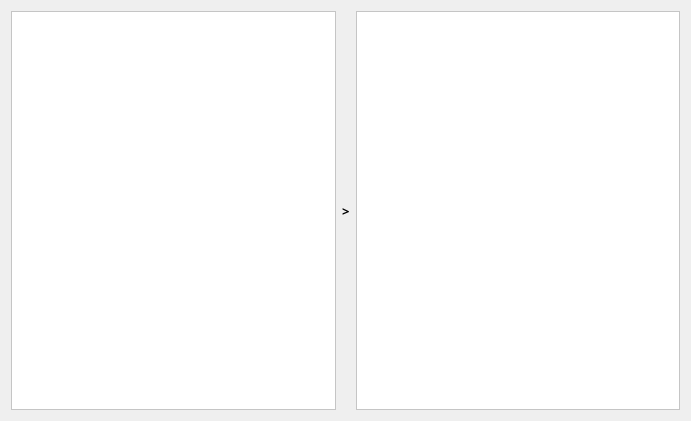
   <widget class="QWidget" name="layoutWidget">
    <property name="geometry">
     <rect>
      <x>10</x>
      <y>210</y>
      <width>691</width>
      <height>421</height>
     </rect>
    </property>
    <layout class="QHBoxLayout" name="horizontalLayout_3">
     <item>
      <widget class="QListWidget" name="availplayers_lw">
       <property name="styleSheet">
        <string notr="true">background-color:rgb(255, 255, 255);</string>
       </property>
      </widget>
     </item>
     <item>
      <widget class="QLabel" name="label_7">
       <property name="font">
        <font>
         <family>Segoe Print</family>
         <pointsize>10</pointsize>
         <weight>75</weight>
         <bold>true</bold>
        </font>
       </property>
       <property name="text">
        <string>&gt;</string>
       </property>
      </widget>
     </item>
     <item>
      <widget class="QListWidget" name="selectedplayers_lw">
       <property name="palette">
        <palette>
         <active>
          <colorrole role="WindowText">
           <brush brushstyle="SolidPattern">
            <color alpha="255">
             <red>3</red>
             <green>190</green>
             <blue>159</blue>
            </color>
           </brush>
          </colorrole>
          <colorrole role="Button">
           <brush brushstyle="SolidPattern">
            <color alpha="255">
             <red>255</red>
             <green>255</green>
             <blue>255</blue>
            </color>
           </brush>
          </colorrole>
          <colorrole role="Light">
           <brush brushstyle="SolidPattern">
            <color alpha="255">
             <red>255</red>
             <green>255</green>
             <blue>255</blue>
            </color>
           </brush>
          </colorrole>
          <colorrole role="Midlight">
           <brush brushstyle="SolidPattern">
            <color alpha="255">
             <red>212</red>
             <green>255</green>
             <blue>255</blue>
            </color>
           </brush>
          </colorrole>
          <colorrole role="Dark">
           <brush brushstyle="SolidPattern">
            <color alpha="255">
             <red>85</red>
             <green>127</green>
             <blue>127</blue>
            </color>
           </brush>
          </colorrole>
          <colorrole role="Mid">
           <brush brushstyle="SolidPattern">
            <color alpha="255">
             <red>113</red>
             <green>170</green>
             <blue>170</blue>
            </color>
           </brush>
          </colorrole>
          <colorrole role="Text">
           <brush brushstyle="SolidPattern">
            <color alpha="255">
             <red>3</red>
             <green>190</green>
             <blue>159</blue>
            </color>
           </brush>
          </colorrole>
          <colorrole role="BrightText">
           <brush brushstyle="SolidPattern">
            <color alpha="255">
             <red>255</red>
             <green>255</green>
             <blue>255</blue>
            </color>
           </brush>
          </colorrole>
          <colorrole role="ButtonText">
           <brush brushstyle="SolidPattern">
            <color alpha="255">
             <red>3</red>
             <green>190</green>
             <blue>159</blue>
            </color>
           </brush>
          </colorrole>
          <colorrole role="Base">
           <brush brushstyle="SolidPattern">
            <color alpha="255">
             <red>255</red>
             <green>255</green>
             <blue>255</blue>
            </color>
           </brush>
          </colorrole>
          <colorrole role="Window">
           <brush brushstyle="SolidPattern">
            <color alpha="255">
             <red>255</red>
             <green>255</green>
             <blue>255</blue>
            </color>
           </brush>
          </colorrole>
          <colorrole role="Shadow">
           <brush brushstyle="SolidPattern">
            <color alpha="255">
             <red>0</red>
             <green>0</green>
             <blue>0</blue>
            </color>
           </brush>
          </colorrole>
          <colorrole role="AlternateBase">
           <brush brushstyle="SolidPattern">
            <color alpha="255">
             <red>212</red>
             <green>255</green>
             <blue>255</blue>
            </color>
           </brush>
          </colorrole>
          <colorrole role="ToolTipBase">
           <brush brushstyle="SolidPattern">
            <color alpha="255">
             <red>255</red>
             <green>255</green>
             <blue>220</blue>
            </color>
           </brush>
          </colorrole>
          <colorrole role="ToolTipText">
           <brush brushstyle="SolidPattern">
            <color alpha="255">
             <red>0</red>
             <green>0</green>
             <blue>0</blue>
            </color>
           </brush>
          </colorrole>
          <colorrole role="PlaceholderText">
           <brush brushstyle="SolidPattern">
            <color alpha="128">
             <red>0</red>
             <green>0</green>
             <blue>0</blue>
            </color>
           </brush>
          </colorrole>
         </active>
         <inactive>
          <colorrole role="WindowText">
           <brush brushstyle="SolidPattern">
            <color alpha="255">
             <red>3</red>
             <green>190</green>
             <blue>159</blue>
            </color>
           </brush>
          </colorrole>
          <colorrole role="Button">
           <brush brushstyle="SolidPattern">
            <color alpha="255">
             <red>255</red>
             <green>255</green>
             <blue>255</blue>
            </color>
           </brush>
          </colorrole>
          <colorrole role="Light">
           <brush brushstyle="SolidPattern">
            <color alpha="255">
             <red>255</red>
             <green>255</green>
             <blue>255</blue>
            </color>
           </brush>
          </colorrole>
          <colorrole role="Midlight">
           <brush brushstyle="SolidPattern">
            <color alpha="255">
             <red>212</red>
             <green>255</green>
             <blue>255</blue>
            </color>
           </brush>
          </colorrole>
          <colorrole role="Dark">
           <brush brushstyle="SolidPattern">
            <color alpha="255">
             <red>85</red>
             <green>127</green>
             <blue>127</blue>
            </color>
           </brush>
          </colorrole>
          <colorrole role="Mid">
           <brush brushstyle="SolidPattern">
            <color alpha="255">
             <red>113</red>
             <green>170</green>
             <blue>170</blue>
            </color>
           </brush>
          </colorrole>
          <colorrole role="Text">
           <brush brushstyle="SolidPattern">
            <color alpha="255">
             <red>3</red>
             <green>190</green>
             <blue>159</blue>
            </color>
           </brush>
          </colorrole>
          <colorrole role="BrightText">
           <brush brushstyle="SolidPattern">
            <color alpha="255">
             <red>255</red>
             <green>255</green>
             <blue>255</blue>
            </color>
           </brush>
          </colorrole>
          <colorrole role="ButtonText">
           <brush brushstyle="SolidPattern">
            <color alpha="255">
             <red>3</red>
             <green>190</green>
             <blue>159</blue>
            </color>
           </brush>
          </colorrole>
          <colorrole role="Base">
           <brush brushstyle="SolidPattern">
            <color alpha="255">
             <red>255</red>
             <green>255</green>
             <blue>255</blue>
            </color>
           </brush>
          </colorrole>
          <colorrole role="Window">
           <brush brushstyle="SolidPattern">
            <color alpha="255">
             <red>255</red>
             <green>255</green>
             <blue>255</blue>
            </color>
           </brush>
          </colorrole>
          <colorrole role="Shadow">
           <brush brushstyle="SolidPattern">
            <color alpha="255">
             <red>0</red>
             <green>0</green>
             <blue>0</blue>
            </color>
           </brush>
          </colorrole>
          <colorrole role="AlternateBase">
           <brush brushstyle="SolidPattern">
            <color alpha="255">
             <red>212</red>
             <green>255</green>
             <blue>255</blue>
            </color>
           </brush>
          </colorrole>
          <colorrole role="ToolTipBase">
           <brush brushstyle="SolidPattern">
            <color alpha="255">
             <red>255</red>
             <green>255</green>
             <blue>220</blue>
            </color>
           </brush>
          </colorrole>
          <colorrole role="ToolTipText">
           <brush brushstyle="SolidPattern">
            <color alpha="255">
             <red>0</red>
             <green>0</green>
             <blue>0</blue>
            </color>
           </brush>
          </colorrole>
          <colorrole role="PlaceholderText">
           <brush brushstyle="SolidPattern">
            <color alpha="128">
             <red>0</red>
             <green>0</green>
             <blue>0</blue>
            </color>
           </brush>
          </colorrole>
         </inactive>
         <disabled>
          <colorrole role="WindowText">
           <brush brushstyle="SolidPattern">
            <color alpha="255">
             <red>3</red>
             <green>190</green>
             <blue>159</blue>
            </color>
           </brush>
          </colorrole>
          <colorrole role="Button">
           <brush brushstyle="SolidPattern">
            <color alpha="255">
             <red>255</red>
             <green>255</green>
             <blue>255</blue>
            </color>
           </brush>
          </colorrole>
          <colorrole role="Light">
           <brush brushstyle="SolidPattern">
            <color alpha="255">
             <red>255</red>
             <green>255</green>
             <blue>255</blue>
            </color>
           </brush>
          </colorrole>
          <colorrole role="Midlight">
           <brush brushstyle="SolidPattern">
            <color alpha="255">
             <red>212</red>
             <green>255</green>
             <blue>255</blue>
            </color>
           </brush>
          </colorrole>
          <colorrole role="Dark">
           <brush brushstyle="SolidPattern">
            <color alpha="255">
             <red>85</red>
             <green>127</green>
             <blue>127</blue>
            </color>
           </brush>
          </colorrole>
          <colorrole role="Mid">
           <brush brushstyle="SolidPattern">
            <color alpha="255">
             <red>113</red>
             <green>170</green>
             <blue>170</blue>
            </color>
           </brush>
          </colorrole>
          <colorrole role="Text">
           <brush brushstyle="SolidPattern">
            <color alpha="255">
             <red>3</red>
             <green>190</green>
             <blue>159</blue>
            </color>
           </brush>
          </colorrole>
          <colorrole role="BrightText">
           <brush brushstyle="SolidPattern">
            <color alpha="255">
             <red>255</red>
             <green>255</green>
             <blue>255</blue>
            </color>
           </brush>
          </colorrole>
          <colorrole role="ButtonText">
           <brush brushstyle="SolidPattern">
            <color alpha="255">
             <red>3</red>
             <green>190</green>
             <blue>159</blue>
            </color>
           </brush>
          </colorrole>
          <colorrole role="Base">
           <brush brushstyle="SolidPattern">
            <color alpha="255">
             <red>255</red>
             <green>255</green>
             <blue>255</blue>
            </color>
           </brush>
          </colorrole>
          <colorrole role="Window">
           <brush brushstyle="SolidPattern">
            <color alpha="255">
             <red>255</red>
             <green>255</green>
             <blue>255</blue>
            </color>
           </brush>
          </colorrole>
          <colorrole role="Shadow">
           <brush brushstyle="SolidPattern">
            <color alpha="255">
             <red>0</red>
             <green>0</green>
             <blue>0</blue>
            </color>
           </brush>
          </colorrole>
          <colorrole role="AlternateBase">
           <brush brushstyle="SolidPattern">
            <color alpha="255">
             <red>170</red>
             <green>255</green>
             <blue>255</blue>
            </color>
           </brush>
          </colorrole>
          <colorrole role="ToolTipBase">
           <brush brushstyle="SolidPattern">
            <color alpha="255">
             <red>255</red>
             <green>255</green>
             <blue>220</blue>
            </color>
           </brush>
          </colorrole>
          <colorrole role="ToolTipText">
           <brush brushstyle="SolidPattern">
            <color alpha="255">
             <red>0</red>
             <green>0</green>
             <blue>0</blue>
            </color>
           </brush>
          </colorrole>
          <colorrole role="PlaceholderText">
           <brush brushstyle="SolidPattern">
            <color alpha="128">
             <red>0</red>
             <green>0</green>
             <blue>0</blue>
            </color>
           </brush>
          </colorrole>
         </disabled>
        </palette>
       </property>
       <property name="styleSheet">
        <string notr="true">background-color:rgb(255, 255, 255);</string>
       </property>
      </widget>
     </item>
    </layout>
   </widget>
